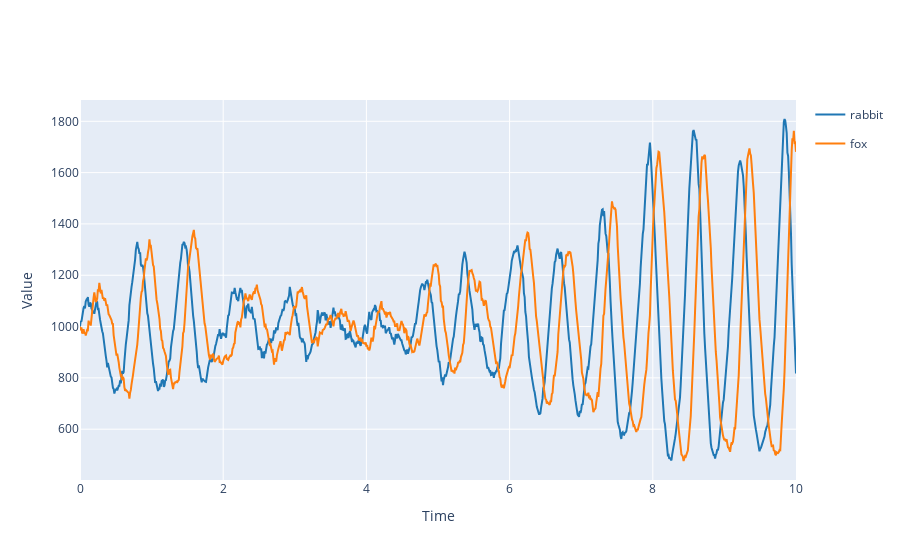

Here is the notebook cell this chart was saved with:
### Markdown cell above
# Visualization

### Code cell
results.plotplotly()

### Figure 1 — Plotly figure (JSON) as saved in the notebook; plotly's stock layout.template omitted (floating-point values rounded to 4 significant figures; data arrays with more than 128 entries replaced by an {"elided": "..."} marker saying what was removed)
{"data": [{"legendgroup": "rabbit", "line": {"color": "#1f77b4"}, "mode": "lines", "name": "rabbit", "type": "scatter", "x": {"elided": "1001 float values"}, "y": {"elided": "1001 int values"}}, {"legendgroup": "fox", "line": {"color": "#ff7f0e"}, "mode": "lines", "name": "fox", "type": "scatter", "x": {"elided": "1001 float values"}, "y": {"elided": "1001 int values"}}], "layout": {"showlegend": true, "title": {"text": ""}, "xaxis": {"title": {"text": "Time"}}, "yaxis": {"title": {"text": "Value"}}}}
